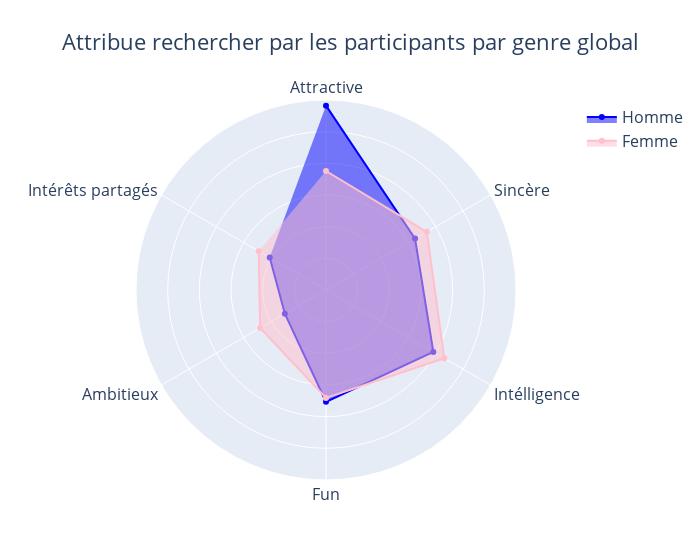
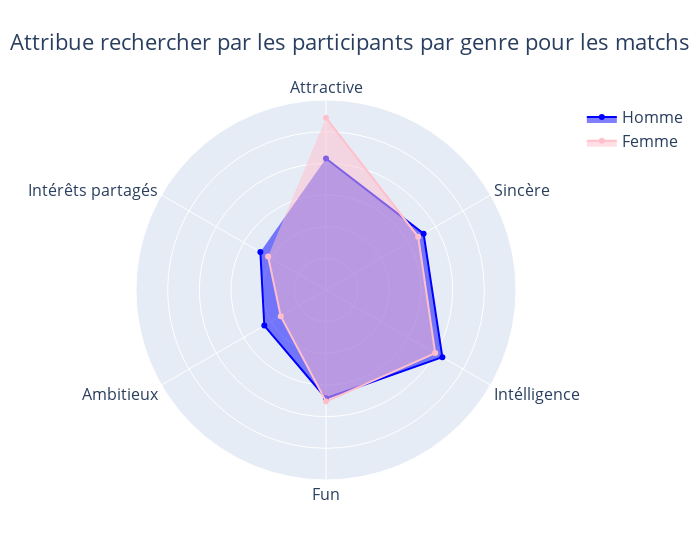

These figures' notebook cell, in order:
### Code cell
attribue_homme = df_homme[['attr1_1', 'sinc1_1','intel1_1','fun1_1','amb1_1','shar1_1']].mean(axis=0)
attribue_femme = df_femme[['attr1_1', 'sinc1_1','intel1_1','fun1_1','amb1_1','shar1_1']].mean(axis=0)
rename_col = {"attr1_1": "Attractive" , "sinc1_1": "Sincère" , "intel1_1": "Intélligence", "fun1_1": "Fun", "amb1_1": "Ambitieux", "shar1_1": "Intérêts partagés" }
rename_index = {0 : "Femme", 1 : "Homme"}
attribue_homme.rename(index=rename_index, inplace=True)
attribue_femme.rename(index=rename_index, inplace=True)
liste_caract = ["Attractive", "Sincère", "Intélligence", "Fun", "Ambitieux", "Intérêts partagés"]

df_match_homme = df[(df["match"] == 1 & (df["gender"] == 1) )]
df_match_femme = df[(df["match"] == 1 & (df["gender"] == 0) )]
attribue_match_homme = df_match_homme[['attr1_1', 'sinc1_1','intel1_1','fun1_1','amb1_1','shar1_1']].mean(axis=0)
attribue_match_femme = df_match_femme[['attr1_1', 'sinc1_1','intel1_1','fun1_1','amb1_1','shar1_1']].mean(axis=0)
rename_col = {"attr1_1": "Attractive" , "sinc1_1": "Sincère" , "intel1_1": "Intélligence", "fun1_1": "Fun", "amb1_1": "Ambitieux", "shar1_1": "Intérêts partagés" }
rename_index = {0 : "Femme", 1 : "Homme"}
attribue_match_homme.rename(index=rename_index, inplace=True)
attribue_match_femme.rename(index=rename_index, inplace=True)
liste_caract = ["Attractive", "Sincère", "Intélligence", "Fun", "Ambitieux", "Intérêts partagés"]


fig3 = go.Figure()
fig4 = go.Figure()


fig3.add_trace(go.Scatterpolar(
      r=attribue_homme,
      theta=liste_caract,
      name='Homme',
      line_color="blue"
      ))
fig3.add_trace(go.Scatterpolar(
      r=attribue_femme,
      theta=liste_caract,
      name='Femme',
      line_color="pink"
      ))

fig4.add_trace(go.Scatterpolar(
      r=attribue_match_homme,
      theta=liste_caract,
      name='Homme',
      line_color="blue"
      ))
fig4.add_trace(go.Scatterpolar(
      r=attribue_match_femme,
      theta=liste_caract,
      name='Femme',
      line_color="pink"
      ))

fig3.update_layout(
                  width=700,
                  polar=dict(
                  radialaxis=dict(
                        visible=True, 
                        range=[0, 30]), 
                        radialaxis_showticklabels=False, 
                        radialaxis_showline=False),
                        title= {'x' : 0.5},
                        title_text="Attribue rechercher par les participants par genre global",
                  font=dict(
                  size=16
            )) 
fig4.update_layout(
                  width=700,
                  polar=dict(
                  radialaxis=dict(
                        visible=True, 
                        range=[0, 30]), 
                        radialaxis_showticklabels=False, 
                        radialaxis_showline=False),
                        title= {'x' : 0.5},
                        title_text="Attribue rechercher par les participants par genre pour les matchs",
                  font=dict(
                  size=16
            ))

fig3.update_polars(angularaxis_direction="clockwise")
fig3.update_traces(fill='toself')

fig4.update_polars(angularaxis_direction="clockwise")
fig4.update_traces(fill='toself')

fig3.show()
fig4.show()

### Figure 1 — Plotly figure (JSON) as saved in the notebook; plotly's stock layout.template omitted (floating-point values rounded to 4 significant figures)
{"data": [{"fill": "toself", "line": {"color": "blue"}, "name": "Homme", "r": [29.11, 16.23, 19.56, 17.66, 7.499, 10.26], "theta": ["Attractive", "Sincère", "Intélligence", "Fun", "Ambitieux", "Intérêts partagés"], "type": "scatterpolar"}, {"fill": "toself", "line": {"color": "pink"}, "name": "Femme", "r": [18.79, 18.38, 21.57, 17.04, 12.01, 12.26], "theta": ["Attractive", "Sincère", "Intélligence", "Fun", "Ambitieux", "Intérêts partagés"], "type": "scatterpolar"}], "layout": {"font": {"size": 16}, "polar": {"angularaxis": {"direction": "clockwise"}, "radialaxis": {"range": [0, 30], "showline": false, "showticklabels": false, "visible": true}}, "title": {"text": "Attribue rechercher par les participants par genre global", "x": 0.5}, "width": 700}}

### Figure 2 — Plotly figure (JSON) as saved in the notebook; plotly's stock layout.template omitted (floating-point values rounded to 4 significant figures)
{"data": [{"fill": "toself", "line": {"color": "blue"}, "name": "Homme", "r": [20.75, 17.79, 21.21, 17.09, 11.25, 11.97], "theta": ["Attractive", "Sincère", "Intélligence", "Fun", "Ambitieux", "Intérêts partagés"], "type": "scatterpolar"}, {"fill": "toself", "line": {"color": "pink"}, "name": "Femme", "r": [27.18, 16.81, 19.91, 17.62, 8.253, 10.55], "theta": ["Attractive", "Sincère", "Intélligence", "Fun", "Ambitieux", "Intérêts partagés"], "type": "scatterpolar"}], "layout": {"font": {"size": 16}, "polar": {"angularaxis": {"direction": "clockwise"}, "radialaxis": {"range": [0, 30], "showline": false, "showticklabels": false, "visible": true}}, "title": {"text": "Attribue rechercher par les participants par genre pour les matchs", "x": 0.5}, "width": 700}}
